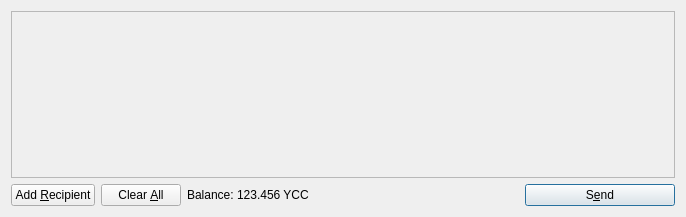
<?xml version="1.0" encoding="UTF-8"?>
<ui version="4.0">
 <class>SendCoinsDialog</class>
 <widget class="QDialog" name="SendCoinsDialog">
  <property name="geometry">
   <rect>
    <x>0</x>
    <y>0</y>
    <width>686</width>
    <height>217</height>
   </rect>
  </property>
  <property name="windowTitle">
   <string>Send Coins</string>
  </property>
  <layout class="QVBoxLayout" name="verticalLayout">
   <item>
    <widget class="QScrollArea" name="scrollArea">
     <property name="widgetResizable">
      <bool>true</bool>
     </property>
     <widget class="QWidget" name="scrollAreaWidgetContents">
      <property name="geometry">
       <rect>
        <x>0</x>
        <y>0</y>
        <width>666</width>
        <height>165</height>
       </rect>
      </property>
      <layout class="QVBoxLayout" name="verticalLayout_2">
       <property name="margin">
        <number>0</number>
       </property>
       <item>
        <layout class="QVBoxLayout" name="entries">
         <property name="spacing">
          <number>6</number>
         </property>
        </layout>
       </item>
       <item>
        <spacer name="verticalSpacer">
         <property name="orientation">
          <enum>Qt::Vertical</enum>
         </property>
         <property name="sizeHint" stdset="0">
          <size>
           <width>20</width>
           <height>40</height>
          </size>
         </property>
        </spacer>
       </item>
      </layout>
     </widget>
    </widget>
   </item>
   <item>
    <layout class="QHBoxLayout" name="horizontalLayout">
     <item>
      <widget class="QPushButton" name="addButton">
       <property name="toolTip">
        <string>Send to multiple recipients at once</string>
       </property>
       <property name="text">
        <string>Add &amp;Recipient</string>
       </property>
       <property name="icon">
        <iconset resource="../bitcoin.qrc">
         <normaloff>:/icons/add</normaloff>:/icons/add</iconset>
       </property>
       <property name="autoDefault">
        <bool>false</bool>
       </property>
      </widget>
     </item>
     <item>
      <widget class="QPushButton" name="clearButton">
       <property name="sizePolicy">
        <sizepolicy hsizetype="Minimum" vsizetype="Fixed">
         <horstretch>0</horstretch>
         <verstretch>0</verstretch>
        </sizepolicy>
       </property>
       <property name="toolTip">
        <string>Remove all transaction fields</string>
       </property>
       <property name="text">
        <string>Clear &amp;All</string>
       </property>
       <property name="icon">
        <iconset resource="../bitcoin.qrc">
         <normaloff>:/icons/remove</normaloff>:/icons/remove</iconset>
       </property>
       <property name="autoRepeatDelay">
        <number>300</number>
       </property>
       <property name="autoDefault">
        <bool>false</bool>
       </property>
      </widget>
     </item>
     <item>
      <layout class="QHBoxLayout" name="horizontalLayout_2">
       <property name="spacing">
        <number>3</number>
       </property>
       <item>
        <widget class="QLabel" name="label">
         <property name="text">
          <string>Balance:</string>
         </property>
        </widget>
       </item>
       <item>
        <widget class="QLabel" name="labelBalance">
         <property name="cursor">
          <cursorShape>IBeamCursor</cursorShape>
         </property>
         <property name="text">
          <string>123.456 YCC</string>
         </property>
         <property name="textInteractionFlags">
          <set>Qt::LinksAccessibleByMouse|Qt::TextSelectableByKeyboard|Qt::TextSelectableByMouse</set>
         </property>
        </widget>
       </item>
      </layout>
     </item>
     <item>
      <spacer name="horizontalSpacer">
       <property name="orientation">
        <enum>Qt::Horizontal</enum>
       </property>
       <property name="sizeHint" stdset="0">
        <size>
         <width>40</width>
         <height>20</height>
        </size>
       </property>
      </spacer>
     </item>
     <item>
      <widget class="QPushButton" name="sendButton">
       <property name="minimumSize">
        <size>
         <width>150</width>
         <height>0</height>
        </size>
       </property>
       <property name="toolTip">
        <string>Confirm the send action</string>
       </property>
       <property name="text">
        <string>S&amp;end</string>
       </property>
       <property name="icon">
        <iconset resource="../bitcoin.qrc">
         <normaloff>:/icons/send</normaloff>:/icons/send</iconset>
       </property>
       <property name="default">
        <bool>true</bool>
       </property>
      </widget>
     </item>
    </layout>
   </item>
  </layout>
 </widget>
 <resources>
  <include location="../bitcoin.qrc"/>
 </resources>
 <connections/>
</ui>
